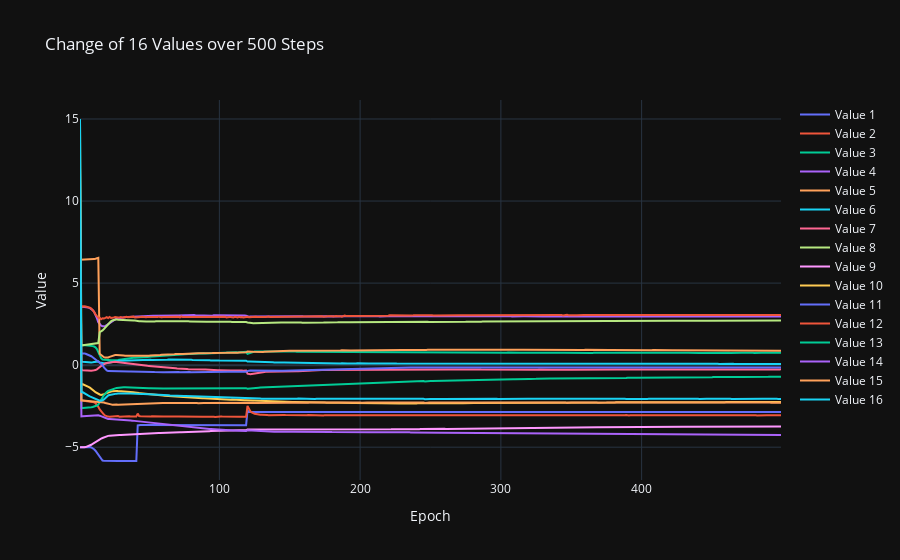

Here is the notebook cell this chart was saved with:
### Markdown cell above
## Mean value

### Code cell
import numpy as np
import plotly.graph_objects as go

data = experiment_data_loader.experiment_data['000011']['repetition_data'][0]


means = []
for mean_idx in range(16):
    means.append(data[f"mean{mean_idx}"])

    
data = np.stack(means, axis=1)
print(data.shape)
#data = np.expand_dims(data, axis=1)

# Preparing data for plotting
epochs = np.arange(1, data.shape[0])
traces = []
for i in range(data.shape[1]):
    traces.append(go.Scatter(x=epochs, y=data[:, i], mode='lines', name=f'Value {i+1}'))

# Plotting with Plotly
layout = go.Layout(title='Change of 16 Values over 500 Steps',
                   xaxis=dict(title='Epoch'),
                   yaxis=dict(title='Value'),
                   template='plotly_dark')

fig = go.Figure(data=traces, layout=layout)
fig.show()

### Figure 1 — Plotly figure (JSON) as saved in the notebook; plotly's stock layout.template omitted (floating-point values rounded to 4 significant figures; data arrays with more than 128 entries replaced by an {"elided": "..."} marker saying what was removed)
{"data": [{"mode": "lines", "name": "Value 1", "type": "scatter", "x": {"elided": "499 int values"}, "y": {"elided": "500 float values"}}, {"mode": "lines", "name": "Value 2", "type": "scatter", "x": {"elided": "499 int values"}, "y": {"elided": "500 float values"}}, {"mode": "lines", "name": "Value 3", "type": "scatter", "x": {"elided": "499 int values"}, "y": {"elided": "500 float values"}}, {"mode": "lines", "name": "Value 4", "type": "scatter", "x": {"elided": "499 int values"}, "y": {"elided": "500 float values"}}, {"mode": "lines", "name": "Value 5", "type": "scatter", "x": {"elided": "499 int values"}, "y": {"elided": "500 float values"}}, {"mode": "lines", "name": "Value 6", "type": "scatter", "x": {"elided": "499 int values"}, "y": {"elided": "500 float values"}}, {"mode": "lines", "name": "Value 7", "type": "scatter", "x": {"elided": "499 int values"}, "y": {"elided": "500 float values"}}, {"mode": "lines", "name": "Value 8", "type": "scatter", "x": {"elided": "499 int values"}, "y": {"elided": "500 float values"}}, {"mode": "lines", "name": "Value 9", "type": "scatter", "x": {"elided": "499 int values"}, "y": {"elided": "500 float values"}}, {"mode": "lines", "name": "Value 10", "type": "scatter", "x": {"elided": "499 int values"}, "y": {"elided": "500 float values"}}, {"mode": "lines", "name": "Value 11", "type": "scatter", "x": {"elided": "499 int values"}, "y": {"elided": "500 float values"}}, {"mode": "lines", "name": "Value 12", "type": "scatter", "x": {"elided": "499 int values"}, "y": {"elided": "500 float values"}}, {"mode": "lines", "name": "Value 13", "type": "scatter", "x": {"elided": "499 int values"}, "y": {"elided": "500 float values"}}, {"mode": "lines", "name": "Value 14", "type": "scatter", "x": {"elided": "499 int values"}, "y": {"elided": "500 float values"}}, {"mode": "lines", "name": "Value 15", "type": "scatter", "x": {"elided": "499 int values"}, "y": {"elided": "500 float values"}}, {"mode": "lines", "name": "Value 16", "type": "scatter", "x": {"elided": "499 int values"}, "y": {"elided": "500 float values"}}], "layout": {"title": {"text": "Change of 16 Values over 500 Steps"}, "xaxis": {"title": {"text": "Epoch"}}, "yaxis": {"title": {"text": "Value"}}}}
